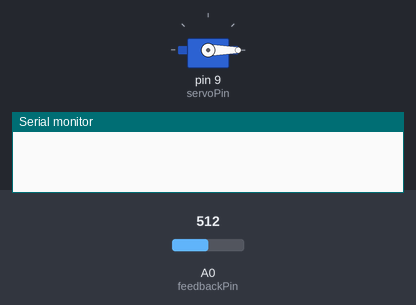
The sketch below on a simulated Arduino Uno, built with avr-gcc and run on an emulated ATmega328P. On the bench: servo, the last lines printed to the serial monitor. The inputs (shaded band) are chosen by the test bench; at power-on: A0 (feedbackPin) = 512.

Above: at 0.1 s.
At 8.1 s:
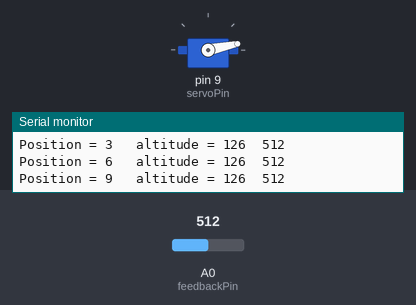
At 18.1 s:
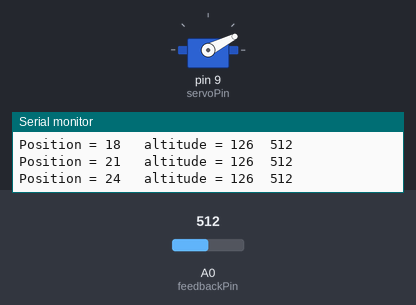
At 38.1 s:
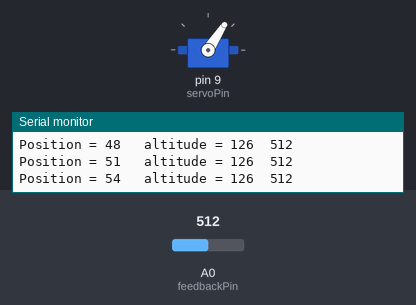
Timing chart, 0 to 39.6 s (numbered marks = the images above):
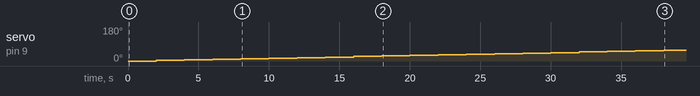

The sketch:

CALIBRATIONANALOGSERVOvertical.ino
```cpp
/*
  Analog Feedback Servo Calibration Demo
  feedback_servo_calib.ino
  Uses S1213 Analog Feedback Servo Motor
  Results displayed on Serial Monitor

  DroneBot Workshop 2019
  https://dronebotworkshop.com
*/

// Include Arduino Servo Library
#include <Servo.h>

// Control and feedback pins
int servoPin = 9;
int feedbackPin = A0;

// Value from feedback signal
int feedbackValue;
int altitude;
// Create a servo object
Servo myservo;

void setup()
{
  // Setup Serial Monitor
  Serial.begin(9600);

  // Attach myservo object to control pin
  myservo.attach(servoPin);

  // Home the servo motor
  myservo.write(0);

  // Step through servo positions
  // Increment by 5 degrees
  for (int servoPos = 0; servoPos <=155; servoPos = servoPos + 3){

    // Position servo motor
    myservo.write(servoPos);
    // Allow time to get there
    delay(2000);

    // Read value from feedback signal
    feedbackValue = analogRead(feedbackPin);
    altitude=map(feedbackValue,127,492,8,120);
    // Write value to serial monitor
    Serial.print("Position = ");
    Serial.print(servoPos);
    Serial.print("\t");
    Serial.print(" altitude = ");
    Serial.print(altitude);
    Serial.print("\t");
    Serial.println(feedbackValue);
  //micro analogservo 8moires ->127 , ,90MOIRES  392,120moires ->487
  }

  // Move back to home position
  myservo.write(0);

  // Print to serial monitor when done
  Serial.println("Finished!");

}

void loop()
{
  delay(100);
   myservo.write(123);

}
```

Measured:
- by itself, servo on pin 9 (servoPin): moves from 0° to 57° over 36.0 s
